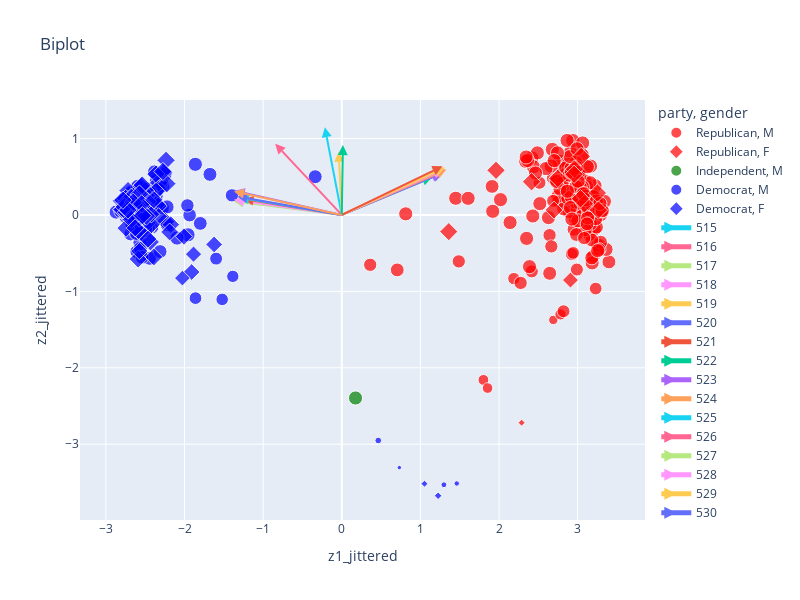

Notebook source saved alongside this figure:
### Markdown cell above
### Biplot

````{dropdown} Click to see the code
:open: false
```python
loadings = pd.DataFrame(
    {"pc1": np.sqrt(s[0]) * vt[0, :], "pc2": np.sqrt(s[1]) * vt[1, :]},
    index=vote_pivot_centered.columns,
)

vote_2d["num votes"] = votes[votes["vote"].isin(["Yes", "No"])].groupby("member").size()
vote_2d.dropna(inplace=True)

fig = px.scatter(
    vote_2d, 
    x='z1_jittered', 
    y='z2_jittered', 
    color='party', 
    symbol="gender", 
    size='num votes',
    title='Biplot', 
    width=800, 
    height=600, 
    size_max=10,
    opacity = 0.7,
    color_discrete_map={'Democrat':'blue', 'Republican':'red', "Independent": "green"},
    hover_data=['first', 'last', 'state', 'party', 'gender', 'age'])

for (call, pc1, pc2) in loadings.head(20).itertuples():
    fig.add_scatter(x=[0,pc1], y=[0,pc2], name=call, 
                    mode='lines+markers', textposition='top right',
                    marker= dict(size=10,symbol= "arrow-bar-up", angleref="previous"))
fig
```

````

### Code cell
loadings = pd.DataFrame(
    {"pc1": np.sqrt(s[0]) * vt[0, :], "pc2": np.sqrt(s[1]) * vt[1, :]},
    index=vote_pivot_centered.columns,
)

vote_2d["num votes"] = votes[votes["vote"].isin(["Yes", "No"])].groupby("member").size()
vote_2d.dropna(inplace=True)

fig = px.scatter(
    vote_2d, 
    x='z1_jittered', 
    y='z2_jittered', 
    color='party', 
    symbol="gender", 
    size='num votes',
    title='Biplot', 
    width=800, 
    height=600, 
    size_max=10,
    opacity = 0.7,
    color_discrete_map={'Democrat':'blue', 'Republican':'red', "Independent": "green"},
    hover_data=['first', 'last', 'state', 'party', 'gender', 'age'])

for (call, pc1, pc2) in loadings.head(20).itertuples():
    fig.add_scatter(x=[0,pc1], y=[0,pc2], name=call, 
                    mode='lines+markers', textposition='top right',
                    marker= dict(size=10,symbol= "arrow-bar-up", angleref="previous"))
fig

### Figure 1 — Plotly figure (JSON) as saved in the notebook; plotly's stock layout.template omitted (floating-point values rounded to 4 significant figures; data arrays with more than 128 entries replaced by an {"elided": "..."} marker saying what was removed)
{"data": [{"customdata": {"elided": "183x6 mixed values"}, "hovertemplate": "party=%{customdata[3]}<br>gender=%{customdata[4]}<br>z1_jittered=%{x}<br>z2_jittered=%{y}<br>num votes=%{marker.size}<br>first=%{customdata[0]}<br>last=%{customdata[1]}<br>state=%{customdata[2]}<br>age=%{customdata[5]}<extra></extra>", "legendgroup": "Republican, M", "marker": {"color": "red", "opacity": 0.7, "size": {"elided": "183 float values"}, "sizemode": "area", "sizeref": 0.41, "symbol": "circle"}, "mode": "markers", "name": "Republican, M", "orientation": "v", "showlegend": true, "type": "scatter", "x": {"elided": "183 float values"}, "xaxis": "x", "y": {"elided": "183 float values"}, "yaxis": "y"}, {"customdata": [["Susan", "Brooks", "IN", "Republican", "F", 64], ["Liz", "Cheney", "WY", "Republican", "F", 58], ["Virginia", "Foxx", "NC", "Republican", "F", 81], ["Kay", "Granger", "TX", "Republican", "F", 81], ["Jenniffer", "González-Colón", "PR", "Republican", "F", 48], ["Vicky", "Hartzler", "MO", "Republican", "F", 64], ["Jaime", "Herrera Beutler", "WA", "Republican", "F", 46], ["Debbie", "Lesko", "AZ", "Republican", "F", 66], ["Cathy", "McMorris Rodgers", "WA", "Republican", "F", 55], ["Carol", "Miller", "WV", "Republican", "F", 74], ["Martha", "Roby", "AL", "Republican", "F", 48], ["Elise", "Stefanik", "NY", "Republican", "F", 40], ["Ann", "Wagner", "MO", "Republican", "F", 62], ["Jackie", "Walorski", "IN", "Republican", "F", 61]], "hovertemplate": "party=%{customdata[3]}<br>gender=%{customdata[4]}<br>z1_jittered=%{x}<br>z2_jittered=%{y}<br>num votes=%{marker.size}<br>first=%{customdata[0]}<br>last=%{customdata[1]}<br>state=%{customdata[2]}<br>age=%{customdata[5]}<extra></extra>", "legendgroup": "Republican, F", "marker": {"color": "red", "opacity": 0.7, "size": [41.0, 31.0, 41.0, 41.0, 6.0, 41.0, 41.0, 41.0, 41.0, 41.0, 39.0, 40.0, 41.0, 41.0], "sizemode": "area", "sizeref": 0.41, "symbol": "diamond"}, "mode": "markers", "name": "Republican, F", "orientation": "v", "showlegend": true, "type": "scatter", "x": [2.959, 2.909, 3.086, 2.955, 2.287, 3.251, 1.962, 3.264, 2.414, 2.747, 2.7, 1.361, 3.036, 3.045], "xaxis": "x", "y": [0.5991, -0.8521, 0.1454, 0.5318, -2.718, 0.2868, 0.5839, 0.06393, 0.4342, 0.4784, 0.06436, -0.2182, 0.2126, 0.7651], "yaxis": "y"}, {"customdata": [["Justin", "Amash", "MI", "Independent", "M", 44]], "hovertemplate": "party=%{customdata[3]}<br>gender=%{customdata[4]}<br>z1_jittered=%{x}<br>z2_jittered=%{y}<br>num votes=%{marker.size}<br>first=%{customdata[0]}<br>last=%{customdata[1]}<br>state=%{customdata[2]}<br>age=%{customdata[5]}<extra></extra>", "legendgroup": "Independent, M", "marker": {"color": "green", "opacity": 0.7, "size": [41.0], "sizemode": "area", "sizeref": 0.41, "symbol": "circle"}, "mode": "markers", "name": "Independent, M", "orientation": "v", "showlegend": true, "type": "scatter", "x": [0.175], "xaxis": "x", "y": [-2.395], "yaxis": "y"}, {"customdata": {"elided": "147x6 mixed values"}, "hovertemplate": "party=%{customdata[3]}<br>gender=%{customdata[4]}<br>z1_jittered=%{x}<br>z2_jittered=%{y}<br>num votes=%{marker.size}<br>first=%{customdata[0]}<br>last=%{customdata[1]}<br>state=%{customdata[2]}<br>age=%{customdata[5]}<extra></extra>", "legendgroup": "Democrat, M", "marker": {"color": "blue", "opacity": 0.7, "size": {"elided": "147 float values"}, "sizemode": "area", "sizeref": 0.41, "symbol": "circle"}, "mode": "markers", "name": "Democrat, M", "orientation": "v", "showlegend": true, "type": "scatter", "x": {"elided": "147 float values"}, "xaxis": "x", "y": {"elided": "147 float values"}, "yaxis": "y"}, {"customdata": {"elided": "90x6 mixed values"}, "hovertemplate": "party=%{customdata[3]}<br>gender=%{customdata[4]}<br>z1_jittered=%{x}<br>z2_jittered=%{y}<br>num votes=%{marker.size}<br>first=%{customdata[0]}<br>last=%{customdata[1]}<br>state=%{customdata[2]}<br>age=%{customdata[5]}<extra></extra>", "legendgroup": "Democrat, F", "marker": {"color": "blue", "opacity": 0.7, "size": [41.0, 41.0, 39.0, 41.0, 34.0, 41.0, 41.0, 41.0, 41.0, 41.0, 41.0, 41.0, 41.0, 41.0, 41.0, 41.0, 40.0, 41.0, 41.0, 41.0, 41.0, 40.0, 41.0, 34.0, 41.0, 41.0, 41.0, 41.0, 30.0, 41.0, 41.0, 41.0, 41.0, 41.0, 38.0, 38.0, 41.0, 41.0, 41.0, 41.0, 37.0, 41.0, 39.0, 41.0, 40.0, 32.0, 41.0, 41.0, 40.0, 41.0, 41.0, 41.0, 39.0, 41.0, 41.0, 41.0, 6.0, 41.0, 41.0, 41.0, 39.0, 7.0, 41.0, 41.0, 41.0, 36.0, 41.0, 41.0, 39.0, 40.0, 40.0, 41.0, 41.0, 41.0, 41.0, 41.0, 41.0, 41.0, 40.0, 41.0, 41.0, 41.0, 41.0, 41.0, 41.0, 40.0, 36.0, 41.0, 40.0, 41.0], "sizemode": "area", "sizeref": 0.41, "symbol": "diamond"}, "mode": "markers", "name": "Democrat, F", "orientation": "v", "showlegend": true, "type": "scatter", "x": [-2.455, -2.33, -2.561, -2.601, -1.91, -2.723, -2.57, -2.804, -2.534, -2.626, -2.718, -2.507, -2.525, -2.352, -2.647, -2.754, -2.582, -2.688, -2.419, -2.582, -2.799, -2.419, -2.627, -1.624, -2.748, -2.707, -2.334, -2.242, -2.027, -2.337, -2.545, -2.693, -2.235, -2.63, -2.175, -2.33, -2.759, -2.569, -2.722, -2.502, -2.007, -2.494, -2.189, -2.794, -2.744, -1.885, -2.728, -2.469, -2.424, -2.516, -2.481, -2.678, -2.59, -2.545, -2.646, -2.596, 1.052, -2.623, -2.572, -2.677, -2.391, 1.225, -2.605, -2.539, -2.621, -2.422, -2.576, -2.624, -2.433, -2.466, -2.676, -2.52, -2.265, -2.225, -2.364, -2.592, -2.573, -2.74, -2.675, -2.486, -2.767, -2.275, -2.653, -2.545, -2.72, -2.39, -2.574, -2.783, -2.627, -2.536], "xaxis": "x", "y": [-0.07877, 0.4201, -0.2298, 0.1315, -0.7469, 0.1059, 0.1894, 0.1856, 0.2399, 0.2206, 0.3189, 0.06874, 0.0703, 0.1402, 0.006876, 0.06279, -0.2077, 0.181, 0.04829, 0.1077, 0.06758, 0.0469, 0.1534, -0.3861, 0.2151, 0.08717, 0.339, -0.08654, -0.8265, 0.1165, 0.1504, 0.04893, 0.7143, 0.2625, -0.1272, -0.02055, 0.1335, 0.02677, -0.001019, 0.102, -0.2824, 0.3129, -0.2229, 0.07061, -0.1726, -0.5128, 0.1769, 0.1745, -0.128, 0.09188, 0.09702, 0.1606, -0.5775, 0.3732, 0.09162, 0.1223, -3.516, 0.1096, -0.04228, 0.2309, -0.5498, -3.674, 0.03304, 0.3912, 0.04214, 0.007613, -0.03812, 0.1551, -0.3537, -0.3156, -0.02851, -0.02058, 0.5528, 0.4097, 0.5343, 0.08343, 0.2733, 0.03611, -0.05988, -0.01555, 0.1066, 0.5695, 0.1662, 0.1446, 0.06566, 0.1991, -0.4728, 0.1938, -0.1703, -0.009955], "yaxis": "y"}, {"marker": {"angleref": "previous", "size": 10, "symbol": "arrow-bar-up"}, "mode": "lines+markers", "name": "515", "textposition": "top right", "type": "scatter", "x": [0, -0.2154], "y": [0, 1.147]}, {"marker": {"angleref": "previous", "size": 10, "symbol": "arrow-bar-up"}, "mode": "lines+markers", "name": "516", "textposition": "top right", "type": "scatter", "x": [0, -0.8468], "y": [0, 0.9302]}, {"marker": {"angleref": "previous", "size": 10, "symbol": "arrow-bar-up"}, "mode": "lines+markers", "name": "517", "textposition": "top right", "type": "scatter", "x": [0, -1.376], "y": [0, 0.1807]}, {"marker": {"angleref": "previous", "size": 10, "symbol": "arrow-bar-up"}, "mode": "lines+markers", "name": "518", "textposition": "top right", "type": "scatter", "x": [0, -1.372], "y": [0, 0.1973]}, {"marker": {"angleref": "previous", "size": 10, "symbol": "arrow-bar-up"}, "mode": "lines+markers", "name": "519", "textposition": "top right", "type": "scatter", "x": [0, -0.03902], "y": [0, 0.8271]}, {"marker": {"angleref": "previous", "size": 10, "symbol": "arrow-bar-up"}, "mode": "lines+markers", "name": "520", "textposition": "top right", "type": "scatter", "x": [0, 1.286], "y": [0, 0.5481]}, {"marker": {"angleref": "previous", "size": 10, "symbol": "arrow-bar-up"}, "mode": "lines+markers", "name": "521", "textposition": "top right", "type": "scatter", "x": [0, -1.25], "y": [0, 0.2076]}, {"marker": {"angleref": "previous", "size": 10, "symbol": "arrow-bar-up"}, "mode": "lines+markers", "name": "522", "textposition": "top right", "type": "scatter", "x": [0, 1.149], "y": [0, 0.4981]}, {"marker": {"angleref": "previous", "size": 10, "symbol": "arrow-bar-up"}, "mode": "lines+markers", "name": "523", "textposition": "top right", "type": "scatter", "x": [0, 1.269], "y": [0, 0.5483]}, {"marker": {"angleref": "previous", "size": 10, "symbol": "arrow-bar-up"}, "mode": "lines+markers", "name": "524", "textposition": "top right", "type": "scatter", "x": [0, 1.331], "y": [0, 0.5932]}, {"marker": {"angleref": "previous", "size": 10, "symbol": "arrow-bar-up"}, "mode": "lines+markers", "name": "525", "textposition": "top right", "type": "scatter", "x": [0, -1.307], "y": [0, 0.2279]}, {"marker": {"angleref": "previous", "size": 10, "symbol": "arrow-bar-up"}, "mode": "lines+markers", "name": "526", "textposition": "top right", "type": "scatter", "x": [0, 1.3], "y": [0, 0.6011]}, {"marker": {"angleref": "previous", "size": 10, "symbol": "arrow-bar-up"}, "mode": "lines+markers", "name": "527", "textposition": "top right", "type": "scatter", "x": [0, 1.283], "y": [0, 0.6098]}, {"marker": {"angleref": "previous", "size": 10, "symbol": "arrow-bar-up"}, "mode": "lines+markers", "name": "528", "textposition": "top right", "type": "scatter", "x": [0, 1.294], "y": [0, 0.5984]}, {"marker": {"angleref": "previous", "size": 10, "symbol": "arrow-bar-up"}, "mode": "lines+markers", "name": "529", "textposition": "top right", "type": "scatter", "x": [0, 1.311], "y": [0, 0.6201]}, {"marker": {"angleref": "previous", "size": 10, "symbol": "arrow-bar-up"}, "mode": "lines+markers", "name": "530", "textposition": "top right", "type": "scatter", "x": [0, -1.329], "y": [0, 0.2423]}, {"marker": {"angleref": "previous", "size": 10, "symbol": "arrow-bar-up"}, "mode": "lines+markers", "name": "531", "textposition": "top right", "type": "scatter", "x": [0, 1.281], "y": [0, 0.6376]}, {"marker": {"angleref": "previous", "size": 10, "symbol": "arrow-bar-up"}, "mode": "lines+markers", "name": "532", "textposition": "top right", "type": "scatter", "x": [0, 0.01444], "y": [0, 0.9143]}, {"marker": {"angleref": "previous", "size": 10, "symbol": "arrow-bar-up"}, "mode": "lines+markers", "name": "533", "textposition": "top right", "type": "scatter", "x": [0, -1.361], "y": [0, 0.3158]}, {"marker": {"angleref": "previous", "size": 10, "symbol": "arrow-bar-up"}, "mode": "lines+markers", "name": "534", "textposition": "top right", "type": "scatter", "x": [0, -1.371], "y": [0, 0.3076]}], "layout": {"height": 600, "legend": {"itemsizing": "constant", "title": {"text": "party, gender"}, "tracegroupgap": 0}, "title": {"text": "Biplot"}, "width": 800, "xaxis": {"anchor": "y", "domain": [0, 1], "title": {"text": "z1_jittered"}}, "yaxis": {"anchor": "x", "domain": [0, 1], "title": {"text": "z2_jittered"}}}}
